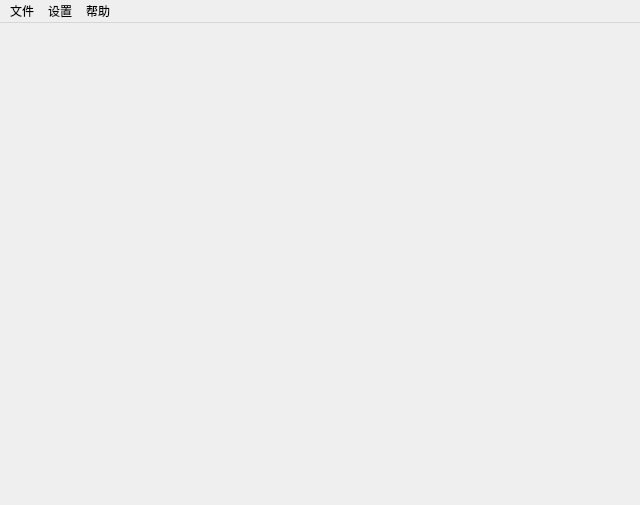
<?xml version="1.0" encoding="UTF-8"?>
<ui version="4.0">
 <class>MainWindow</class>
 <widget class="QMainWindow" name="MainWindow">
  <property name="geometry">
   <rect>
    <x>0</x>
    <y>0</y>
    <width>640</width>
    <height>505</height>
   </rect>
  </property>
  <property name="windowTitle">
   <string>MainWindow</string>
  </property>
  <widget class="QWidget" name="centralwidget"/>
  <widget class="QMenuBar" name="menuBar">
   <property name="geometry">
    <rect>
     <x>0</x>
     <y>0</y>
     <width>640</width>
     <height>24</height>
    </rect>
   </property>
   <widget class="QMenu" name="menu_flie">
    <property name="title">
     <string>文件</string>
    </property>
    <widget class="QMenu" name="menu_sample">
     <property name="title">
      <string>示例</string>
     </property>
     <addaction name="action_sample_1"/>
     <addaction name="action_sample_2"/>
     <addaction name="action_sample_3"/>
     <addaction name="action_sample_4"/>
     <addaction name="separator"/>
     <addaction name="action_sample_5"/>
    </widget>
    <addaction name="menu_sample"/>
    <addaction name="action_open"/>
    <addaction name="action_close"/>
   </widget>
   <widget class="QMenu" name="menu_help">
    <property name="title">
     <string>帮助</string>
    </property>
    <addaction name="action_about"/>
   </widget>
   <widget class="QMenu" name="menu_setting">
    <property name="title">
     <string>设置</string>
    </property>
    <addaction name="action_mute"/>
    <addaction name="action_key_setting"/>
   </widget>
   <addaction name="menu_flie"/>
   <addaction name="menu_setting"/>
   <addaction name="menu_help"/>
  </widget>
  <action name="action_open">
   <property name="text">
    <string>打开</string>
   </property>
  </action>
  <action name="action_close">
   <property name="text">
    <string>关闭</string>
   </property>
  </action>
  <action name="action_sample_1">
   <property name="text">
    <string>超级玛丽</string>
   </property>
  </action>
  <action name="action_sample_2">
   <property name="text">
    <string>猫和老鼠</string>
   </property>
  </action>
  <action name="action_sample_3">
   <property name="text">
    <string>坦克大战</string>
   </property>
  </action>
  <action name="action_sample_4">
   <property name="text">
    <string>超时空要塞</string>
   </property>
  </action>
  <action name="action_sample_5">
   <property name="text">
    <string>水浒传</string>
   </property>
  </action>
  <action name="action_about">
   <property name="text">
    <string>关于</string>
   </property>
  </action>
  <action name="action_mute">
   <property name="checkable">
    <bool>true</bool>
   </property>
   <property name="text">
    <string>静音</string>
   </property>
  </action>
  <action name="action_key_setting">
   <property name="text">
    <string>按键设置</string>
   </property>
  </action>
 </widget>
 <resources/>
 <connections/>
</ui>
